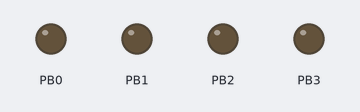
Recording of a program running on a simulated ATtiny85, built with avr-gcc and run on an emulated ATtiny85. Shown: output pins drawn as LEDs (lit = HIGH).

Above: at 0.03 s.
At 0.34 s:
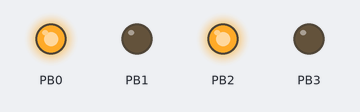
At 0.72 s:
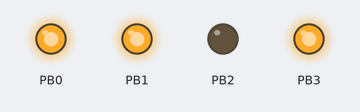
At 1.48 s:
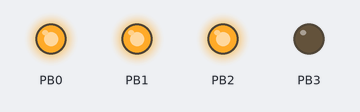
At 2.17 s:
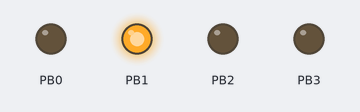
At 2.93 s:
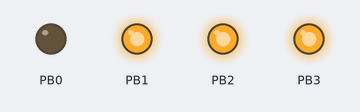
Timing chart, 0 to 3.2 s (numbered marks = the images above):
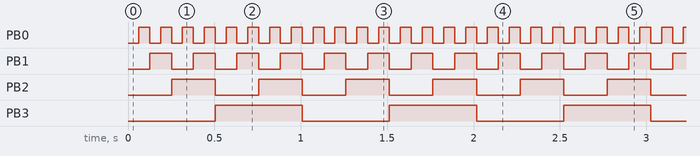

Measured:
- by itself, PB0: alternates HIGH for 0.06 s and LOW for 0.06 s
- by itself, PB1: alternates HIGH for 0.13 s and LOW for 0.13 s
- by itself, PB2: alternates HIGH for 0.25 s and LOW for 0.25 s
- by itself, PB3: alternates HIGH for 0.50 s and LOW for 0.50 s

The program:

main.cpp
```cpp
// This sketch outputs a binary coded hexadecimal value out to the pins of an
// ATTiny85.
//
// Roger Banks
// 15 Aug 2021
//
#include <Arduino.h>

void setup() {
  // Set pins to output
  pinMode(PCINT0, OUTPUT);
  pinMode(PCINT1, OUTPUT);
  pinMode(PCINT2, OUTPUT);
  pinMode(PCINT3, OUTPUT);
}

void loop() {
  for(byte x = 0; x < 16; x++) {
    digitalWrite(PCINT0, x & B0001);
    digitalWrite(PCINT1, x & B0010);
    digitalWrite(PCINT2, x & B0100);
    digitalWrite(PCINT3, x & B1000);
    delay(63);  // 1000/16, because this ATTiny85 does not have a bootloader
                // is running at 1MHz.
  }
}
```
